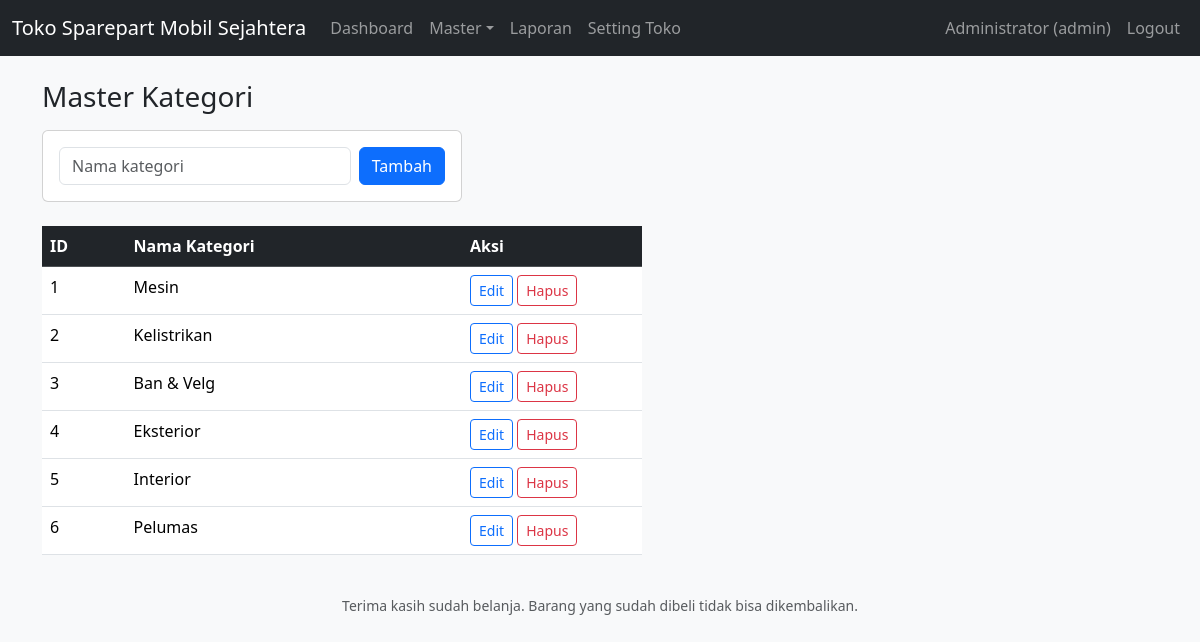
The app's page /admin/kategori.php (signed in) with its own data.
### tables this page shows
CREATE TABLE kategori (
  id INT AUTO_INCREMENT PRIMARY KEY,
  nama VARCHAR(100) NOT NULL
);

### config/db.php (called while the page is built, shortened)
<?php
try {
    $DB = new PDO(
        'mysql:host=' . DB_HOST . ';dbname=' . DB_NAME . ';charset=utf8mb4',
        DB_USER,
        DB_PASS,
        [PDO::ATTR_ERRMODE => PDO::ERRMODE_EXCEPTION]
    );
} catch (PDOException $e) {
    die('Koneksi database gagal: ' . $e->getMessage()
        . ' — pastikan database sudah diimpor lewat database.sql');
}
function db() {
    global $DB;
    return $DB;
}
function e($teks) {
    return htmlspecialchars((string)$teks, ENT_QUOTES, 'UTF-8');
}

### admin/kategori.php (the view, shortened to what this page needs)
<?php
require_once __DIR__ . '/../config/db.php';
$edit = null;
$daftar = db()->query('SELECT * FROM kategori ORDER BY id')->fetchAll();
require __DIR__ . '/../includes/header.php';
?>
<h3 class="mb-3">Master Kategori</h3>
<div class="card mb-4" style="max-width:420px">
  <div class="card-body">
    <form method="post" class="d-flex gap-2">
      <input name="nama" class="form-control" placeholder="Nama kategori" required value="<?= e($edit['nama'] ?? '') ?>">
      <button class="btn btn-primary"><?= $edit ? 'Simpan' : 'Tambah' ?></button>
    </form>
  </div>
</div>
<table class="table table-hover bg-white" style="max-width:600px">
  <tr class="table-dark"><th>ID</th><th>Nama Kategori</th><th style="width:180px">Aksi</th></tr>
  <?php foreach ($daftar as $k): ?>
  <tr>
    <td><?= (int)$k['id'] ?></td>
    <td><?= e($k['nama']) ?></td>
    <td>
      <a class="btn btn-sm btn-outline-primary" href="kategori.php?edit=<?= (int)$k['id'] ?>">Edit</a>
      <form method="post" class="d-inline" onsubmit="return confirm('Hapus kategori ini?')">
        <button class="btn btn-sm btn-outline-danger">Hapus</button>
      </form>
    </td>
  </tr>
  <?php endforeach; ?>
</table>
<?php require __DIR__ . '/../includes/footer.php'; ?>

### records on screen
kategori: id "1", nama "Mesin"
kategori: id "2", nama "Kelistrikan"
kategori: id "3", nama "Ban & Velg"
kategori: id "4", nama "Eksterior"
kategori: id "5", nama "Interior"
kategori: id "6", nama "Pelumas"

### other values on screen
$toko['nama_toko'] "Toko Sparepart Mobil Sejahtera"
$u['nama'] "Administrator"
$u['role'] "admin"
info_toko()['footer_struk'] "Terima kasih sudah belanja. Barang yang sudah dibeli tidak bisa dikembalikan."
